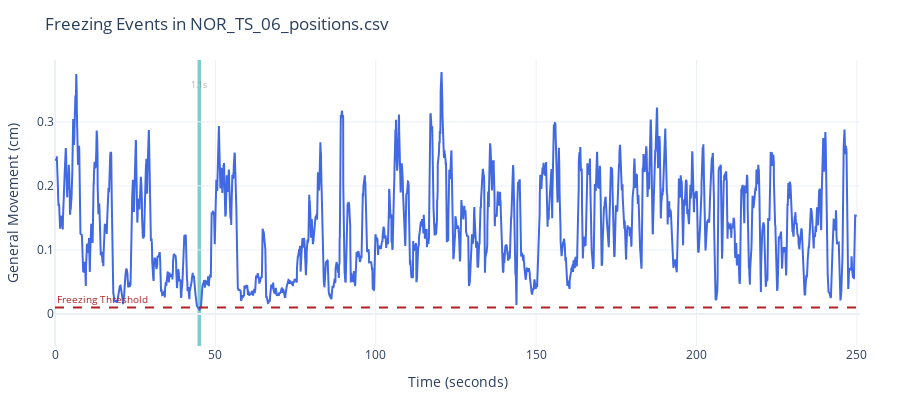

This figure's notebook cell:
### Markdown cell above
---
#### 4.  We can also measure other behaviours, such as freezing

### Code cell
movement = rst.calculate_movement(params, example_path)
rst.plot_freezing_events(params, example_path, movement)

### Figure 1 — Plotly figure (JSON) as saved in the notebook; plotly's stock layout.template omitted (floating-point values rounded to 4 significant figures; data arrays with more than 128 entries replaced by an {"elided": "..."} marker saying what was removed)
{"data": [{"line": {"color": "royalblue"}, "mode": "lines", "name": "Movement", "type": "scatter", "x": {"elided": "7500 float values"}, "y": {"elided": "7500 float values"}}], "layout": {"annotations": [{"font": {"color": "gray", "size": 9}, "opacity": 0.6, "showarrow": false, "text": "1.1s", "x": 44.98, "y": 0.3588}, {"font": {"color": "firebrick", "size": 10}, "showarrow": false, "text": "Freezing Threshold", "x": 0, "xanchor": "left", "xref": "x domain", "y": 0.01, "yanchor": "bottom", "yref": "y"}], "height": 400, "legend": {"orientation": "h", "x": 0.5, "xanchor": "center", "y": 1, "yanchor": "bottom"}, "margin": {"b": 40, "l": 40, "r": 40, "t": 60}, "shapes": [{"fillcolor": "rgba(0, 155, 155, 0.5)", "layer": "below", "line": {"width": 0}, "type": "rect", "x0": 44.43, "x1": 45.53, "y0": -0.1, "y1": 0.3966}, {"line": {"color": "firebrick", "dash": "dash"}, "type": "line", "x0": 0, "x1": 1, "xref": "x domain", "y0": 0.01, "y1": 0.01, "yref": "y"}], "title": {"text": "Freezing Events in NOR_TS_06_positions.csv"}, "xaxis": {"range": [0, 251.0], "title": {"text": "Time (seconds)"}}, "yaxis": {"range": [-0.05, 0.3966], "title": {"text": "General Movement (cm)"}}}}
